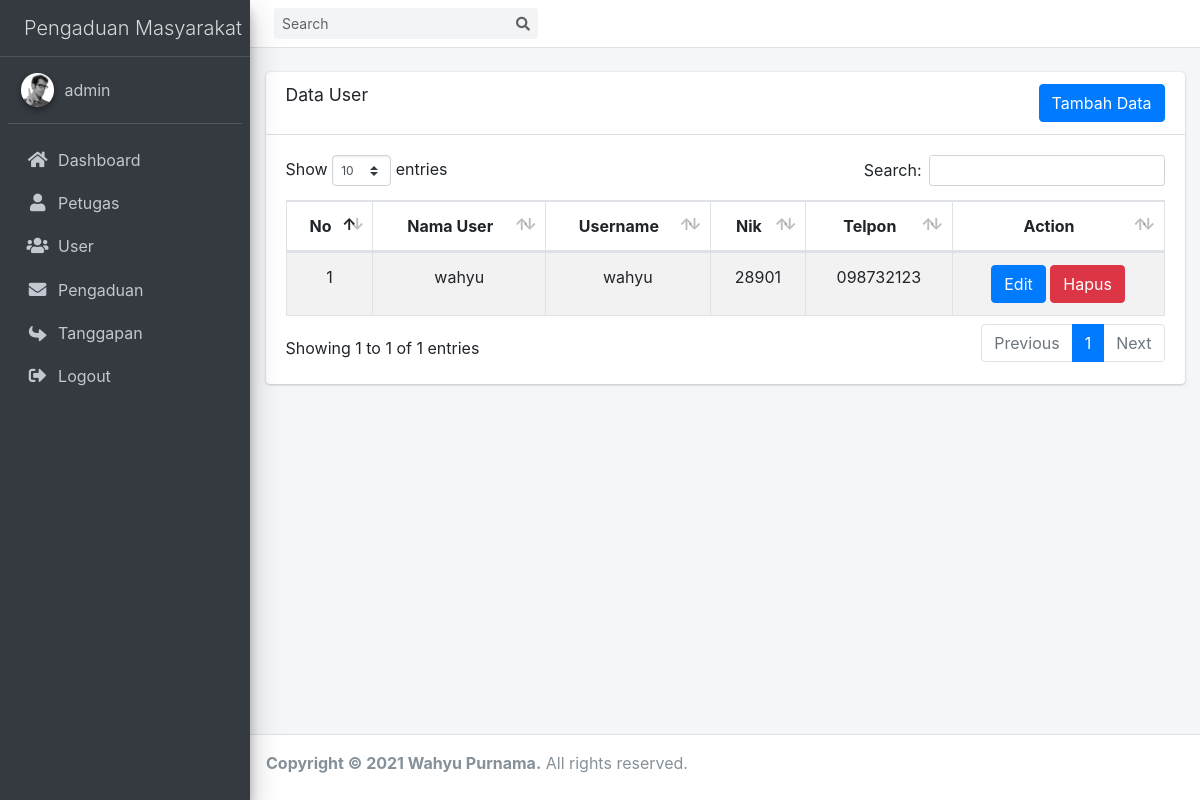
The page /index.php?page=user (signed in) on the database as committed earlier.
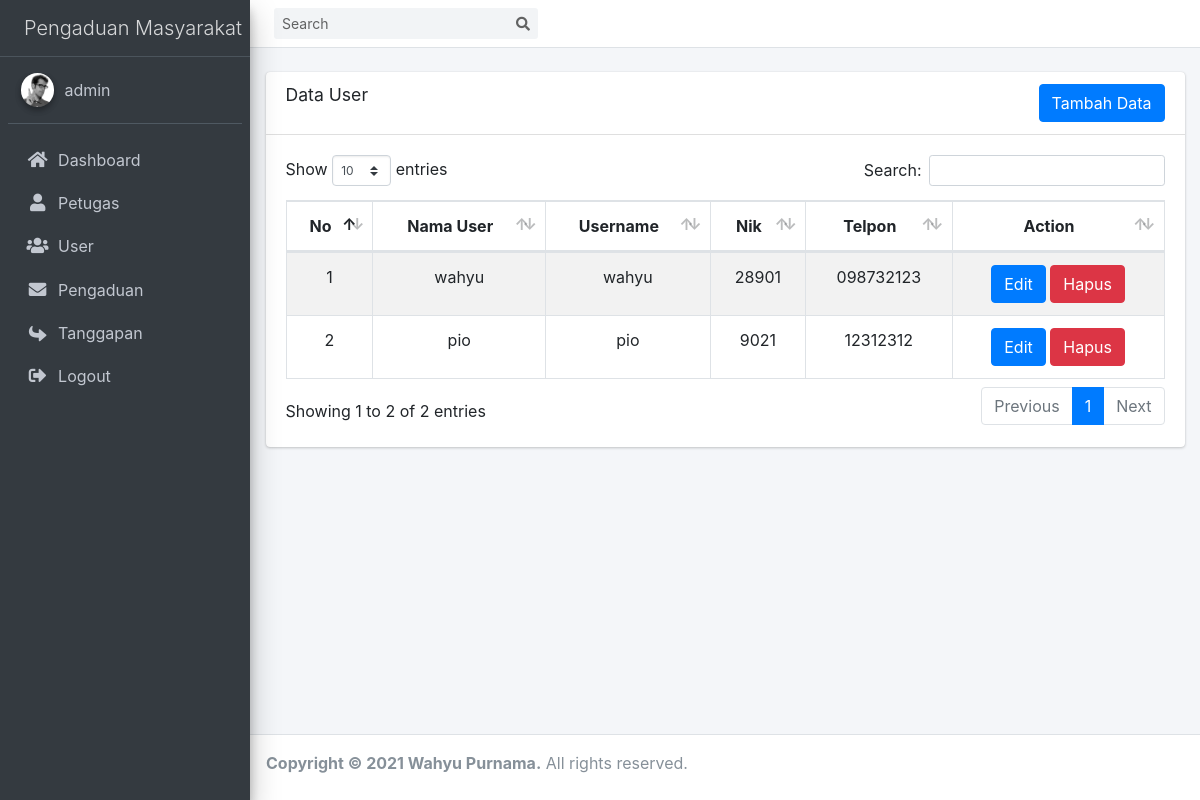
The same page on the database as committed later.
### tables this page shows
CREATE TABLE `masyarakat` (
  `nik` char(16) NOT NULL,
  `nama` varchar(100) NOT NULL,
  `username` varchar(50) NOT NULL,
  `password` varchar(255) NOT NULL,
  `telp` varchar(14) NOT NULL
);

### model/Database.php (called while the page is built, shortened)
<?php
class Database
{
    private $hs = 'localhost';
    private $us = 'wahyu';
    private $pw = 'wahyup';
    private $db = 'ukk_pengaduan';
    public function conn()
    {
        $return = mysqli_connect($this->hs,$this->us,$this->pw,$this->db);
        return $return;
    }
}

### model/User.php (called while the page is built, shortened)
<?php
class User extends Database
{
    private $db;
    public function __construct()
    {
        $this->db = $this->conn();
    }
    public function getData()
    {
        $sql = "SELECT * FROM masyarakat";
        $data = $this->db->query($sql);
        if ($data->num_rows > 0) {
            while ($h = $data->fetch_assoc()) {
                $hasil[] = $h;
            }
            return $hasil;
        }else{
            return $hasil = [];
        }
    }
}

### views/user.php (the view, shortened to what this page needs)
<?php
    $u = new User();
    $data = $u->getData();
?>
<br>
<div class="card ">
  <div class="card-header ">
    <h3 class="card-title">Data User</h3>
    <div class="d-flex justify-content-end">
        <button type="button" class="btn btn-primary" data-toggle="modal" data-target="#modal-default">Tambah Data </button>
    </div>
  </div>
  <div class="card-body">
    <table id="example2" class="table table-bordered table-striped text-center">
      <thead>
      <tr>
        <th>No</th>
        <th>Nama User</th>
        <th>Username</th>
        <th>Nik</th>
        <th>Telpon</th>
        <th>Action</th>
      </tr>
      </thead>
      <tbody>
          <?php $i = 1 ?>
          <?php foreach ($data as $d): ?>
              <tr>
                <td><?php echo $i++ ?></td>
                <td><?php echo $d['nama'] ?> </td>
                <td><?php echo $d['username'] ?></td>
                <td><?php echo $d['nik'] ?></td>
                <td><?php echo $d['telp'] ?></td>
                <td>
                    <a href="?page=edit-user&id=<?php echo $d['nik'] ?>" class="btn btn-primary" >Edit</a>
                    <a href="?page=user&d-id=<?php echo $d['nik'] ?>" class="btn btn-danger" onclick="return confirm('Yakin Di Hapus')">Hapus</a>
                </td>
              </tr>
          <?php endforeach; ?>
      </tbody>
    </table>
  </div>
</div>

Rows that differ between the two databases and show on the page:
added masyarakat: nama "pio", username "pio", nik "9021", telp "12312312"
Other text that changed with them:
text written by a page script: "Show entries Search: Showing 1 to 1 of 1 entries Previous 1 Next" → "Show entries Search: Showing 1 to 2 of 2 entries Previous 1 Next"
